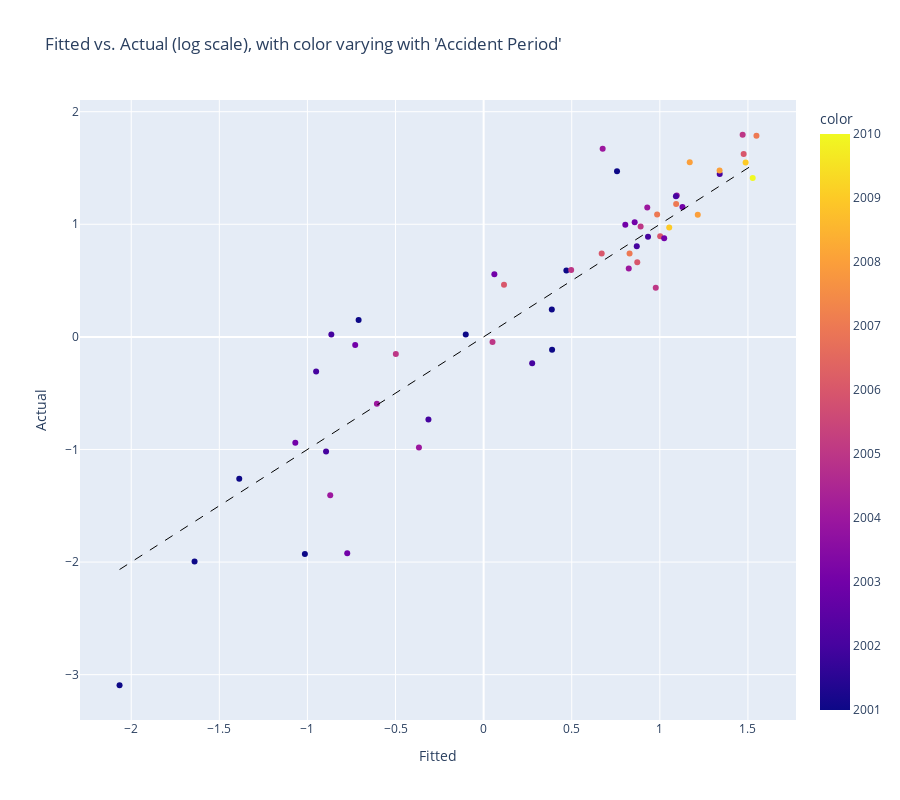

This figure's notebook cell:
### Code cell
rky.icrfs.FitPlot('acc')

### Figure 1 — Plotly figure (JSON) as saved in the notebook; plotly's stock layout.template omitted (floating-point values rounded to 4 significant figures; data arrays with more than 128 entries replaced by an {"elided": "..."} marker saying what was removed)
{"data": [{"customdata": {"elided": "55x5 float values"}, "hovertemplate": "Fitted=%{x}<br>Actual=%{y}<br>Accident Period=%{customdata[0]}<br>Development Period=%{customdata[1]}<br>Calendar Period=%{customdata[2]}<br>Hetero Adjustment=%{customdata[3]}<br>yhat=%{customdata[4]}<br>color=%{marker.color}<extra></extra>", "legendgroup": "", "marker": {"color": [2001, 2002, 2003, 2004, 2005, 2006, 2007, 2008, 2009, 2010, 2001, 2002, 2003, 2004, 2005, 2006, 2007, 2008, 2009, 2001, 2002, 2003, 2004, 2005, 2006, 2007, 2008, 2001, 2002, 2003, 2004, 2005, 2006, 2007, 2001, 2002, 2003, 2004, 2005, 2006, 2001, 2002, 2003, 2004, 2005, 2001, 2002, 2003, 2004, 2001, 2002, 2003, 2001, 2002, 2001], "coloraxis": "coloraxis", "symbol": "circle"}, "mode": "markers", "name": "", "orientation": "v", "showlegend": false, "type": "scatter", "x": [0.757, 1.34, 1.128, 1.096, 1.47, 1.476, 1.548, 1.339, 1.487, 1.527, 0.4696, 0.8691, 0.804, 0.9287, 0.9768, 1.002, 0.8283, 1.215, 1.053, 0.387, 0.9329, 1.025, 0.8236, 0.891, 0.6699, 1.093, 1.17, 0.3885, 1.091, 0.8572, 0.6755, 0.4967, 0.8719, 0.9845, -0.1016, 0.2754, 0.0608, -0.3671, 0.05038, 0.1156, -0.7096, -0.3133, -0.7741, -0.6058, -0.4983, -1.014, -0.8643, -0.7289, -0.8706, -1.641, -0.8942, -1.069, -1.387, -0.9506, -2.066], "xaxis": "x", "y": [1.47, 1.446, 1.153, 1.255, 1.795, 1.625, 1.787, 1.477, 1.548, 1.41, 0.5895, 0.8054, 0.9955, 1.149, 0.4358, 0.894, 0.7415, 1.084, 0.9723, 0.2429, 0.8888, 0.8763, 0.6077, 0.9806, 0.7413, 1.18, 1.55, -0.1134, 1.249, 1.018, 1.671, 0.5945, 0.6632, 1.086, 0.0202, -0.2353, 0.5572, -0.9833, -0.046, 0.4636, 0.1501, -0.7342, -1.922, -0.5939, -0.1527, -1.928, 0.0216, -0.0729, -1.406, -1.996, -1.019, -0.9397, -1.259, -0.3075, -3.094], "yaxis": "y"}], "layout": {"coloraxis": {"colorbar": {"title": {"text": "color"}}, "colorscale": [[0, "#0d0887"], [0.1111, "#46039f"], [0.2222, "#7201a8"], [0.3333, "#9c179e"], [0.4444, "#bd3786"], [0.5556, "#d8576b"], [0.6667, "#ed7953"], [0.7778, "#fb9f3a"], [0.8889, "#fdca26"], [1, "#f0f921"]]}, "height": 800, "legend": {"tracegroupgap": 0}, "shapes": [{"line": {"color": "black", "dash": "dash", "width": 1}, "type": "line", "x0": -2.066, "x1": 1.548, "y0": -2.066, "y1": 1.548}], "title": {"text": "Fitted vs. Actual (log scale), with color varying with 'Accident Period'"}, "xaxis": {"anchor": "y", "domain": [0, 1], "title": {"text": "Fitted"}}, "yaxis": {"anchor": "x", "domain": [0, 1], "title": {"text": "Actual"}}}}
